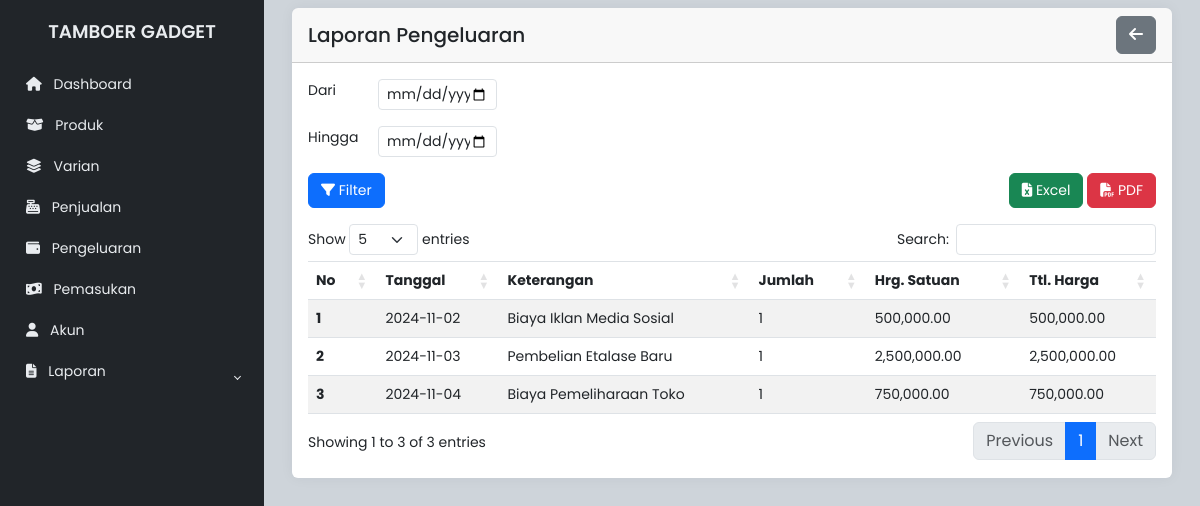
Page /admin/laporan_pengeluaran.php on the committed database.
### tables this page shows
CREATE TABLE `pengeluaran` (
  `id_pengeluaran` int(11) NOT NULL,
  `tanggal` date NOT NULL,
  `keterangan` text DEFAULT NULL,
  `jumlah` int(11) NOT NULL,
  `harga_satuan` decimal(15,2) NOT NULL,
  `total_harga` decimal(15,2) GENERATED ALWAYS AS (`jumlah` * `harga_satuan`) STORED
);

### admin/laporan_pengeluaran.php (the view, shortened to what this page needs)
<!DOCTYPE html>
<html lang="en">
<head>
    <link rel="stylesheet" href="https://cdn.jsdelivr.net/npm/bootstrap@5.3.0-alpha2/dist/css/bootstrap.min.css">
    <link rel="stylesheet" href="https://cdnjs.cloudflare.com/ajax/libs/font-awesome/6.1.1/css/all.min.css">
    <link rel="stylesheet" href="https://cdn.datatables.net/1.11.3/css/dataTables.bootstrap5.min.css">
    <link rel="stylesheet" href="../css/style.css">
</head>
<body>
    <div class="wrapper">
        <?php include 'sidebar.php'; ?>
        <div class="main">
            <main class="content px-3 py-2">
                <div class="container-fluid">
                    <div class="card border-0">
                        <div class="card-header d-flex justify-content-between align-items-center">
                            <h5 class="card-title mb-0">Laporan Pengeluaran</h5>
                            <button type="button" class="btn btn-secondary btn-margin" onclick="window.history.back()">
                                <i class="fas fa-arrow-left"></i>
                            </button>
                        </div>
                        <div class="card-body">
                            <form action="" method="POST">
                                <div class="row mb-3">
                                    <div class="col-12 d-flex align-items-center">
                                        <label for="tanggal_dari" class="form-label">Dari</label>
                                        <input type="date" class="form-control form-control-sm form-control-date"
                                            id="tanggal_dari" name="tanggal_dari" required>
                                    </div>
                                </div>
                                <div class="row mb-3">
                                    <div class="col-12 d-flex align-items-center">
                                        <label for="tanggal_hingga" class="form-label">Hingga</label>
                                        <input type="date" class="form-control form-control-sm form-control-date"
                                            id="tanggal_hingga" name="tanggal_hingga" required>
                                    </div>
                                </div>
                                <div class="btn-margin-group d-flex justify-content-between">
                                    <button type="submit" class="btn btn-primary" style="font-size: 14px;"><i
                                            class="fas fa-filter"></i> Filter</button>
                                    <div>
                                        <button type="button" class="btn btn-success" id="exportExcel"
                                            style="font-size: 14px;">
                                            <i class="fas fa-file-excel"></i> Excel
                                        </button>
                                        <button type="button" class="btn btn-danger" id="exportPDF"
                                            style="font-size: 14px;">
                                            <i class="fas fa-file-pdf"></i> PDF
                                        </button>
                                    </div>
                                </div>
                            </form>
                            <div class="table-responsive mt-3">
                                <table id="example" class="table table-striped custom-table">
                                    <thead>
                                        <tr>
                                            <th scope="col">No</th>
                                            <th scope="col">Tanggal</th>
                                            <th scope="col">Keterangan</th>
                                            <th scope="col">Jumlah</th>
                                            <th scope="col">Hrg. Satuan</th>
                                            <th scope="col">Ttl. Harga</th>
                                        </tr>
                                    </thead>
                                    <tbody>
                                        <?php
                                        include 'koneksi.php';
                                        $tanggal_dari = isset($_POST['tanggal_dari']) ? $_POST['tanggal_dari'] : '';
                                        $tanggal_hingga = isset($_POST['tanggal_hingga']) ? $_POST['tanggal_hingga'] : '';
                                        if (!empty($tanggal_dari) && !empty($tanggal_hingga)) {
                                            $sql = "SELECT * FROM pengeluaran WHERE tanggal BETWEEN '$tanggal_dari' AND '$tanggal_hingga'";
                                        } else {
                                            $sql = "SELECT * FROM pengeluaran";
                                        }
                                        $result = $conn->query($sql);
                                        if ($result->num_rows > 0) {
                                            $no = 1;
                                            while ($row = $result->fetch_assoc()) {
                                                echo "<tr>
                                                    <th scope='row'>" . $no++ . "</th>
                                                    <td>" . $row['tanggal'] . "</td>
                                                    <td>" . $row['keterangan'] . "</td>
                                                    <td>" . number_format($row['jumlah'], 0) . "</td>
                                                    <td>" . number_format($row['harga_satuan'], 2) . "</td>
                                                    <td>" . number_format($row['total_harga'], 2) . "</td>
                                                </tr>";
                                            }
                                        } else {
                                            echo "<tr><td colspan='6' class='text-center'>No data available</td></tr>";
                                        }
                                        ?>
                                    </tbody>
                                </table>
                            </div>
                        </div>
                    </div>
                </div>
            </main>
        </div>
    </div>
</body>
</html>

### css/style.css (style rules this page uses)
body { font-family: "Poppins", sans-serif; font-size: 0.875rem; opacity: 1; overflow-y: scroll; margin: 0; }
.wrapper { align-items: stretch; display: flex; width: 100%; }
.main { display: flex; flex-direction: column; min-height: 100vh; min-width: 0; overflow: hidden; transition: all 0.35s ease-in-out; width: 100%; background: var(--bs-dark-bg-subtle); }
.content { flex: 1; max-width: 100vw; width: 100vw; }
@media (min-width: 768px) { .content { max-width: auto; width: auto; } }
.card { box-shadow: 0 0 0.875rem 0 rgba(34, 46, 60, 0.05); margin-bottom: 24px; }

### admin/laporan_pengeluaran.php (style rules this page uses)
@media (min-width: 769px) { table.dataTable tbody td { font-size: 14px; } }
@media (min-width: 769px) { table.dataTable thead th { font-size: 14px; } }
.form-label { min-width: 70px; }
.form-control-sm { max-width: 200px; }
.form-control-date { max-width: 119px; }
.btn-margin-group { margin: 10px 0; }
.custom-table th, .custom-table td { border-bottom: 1px solid #dee2e6; }
.custom-table thead th { border-top: 1px solid #dee2e6; }

### rows in the picture
pengeluaran: tanggal "2024-11-02", keterangan "Biaya Iklan Media Sosial", jumlah "1", harga_satuan "500,000.00", total_harga "500,000.00"
pengeluaran: tanggal "2024-11-03", keterangan "Pembelian Etalase Baru", jumlah "1", harga_satuan "2,500,000.00", total_harga "2,500,000.00"
pengeluaran: tanggal "2024-11-04", keterangan "Biaya Pemeliharaan Toko", jumlah "1", harga_satuan "750,000.00", total_harga "750,000.00"
